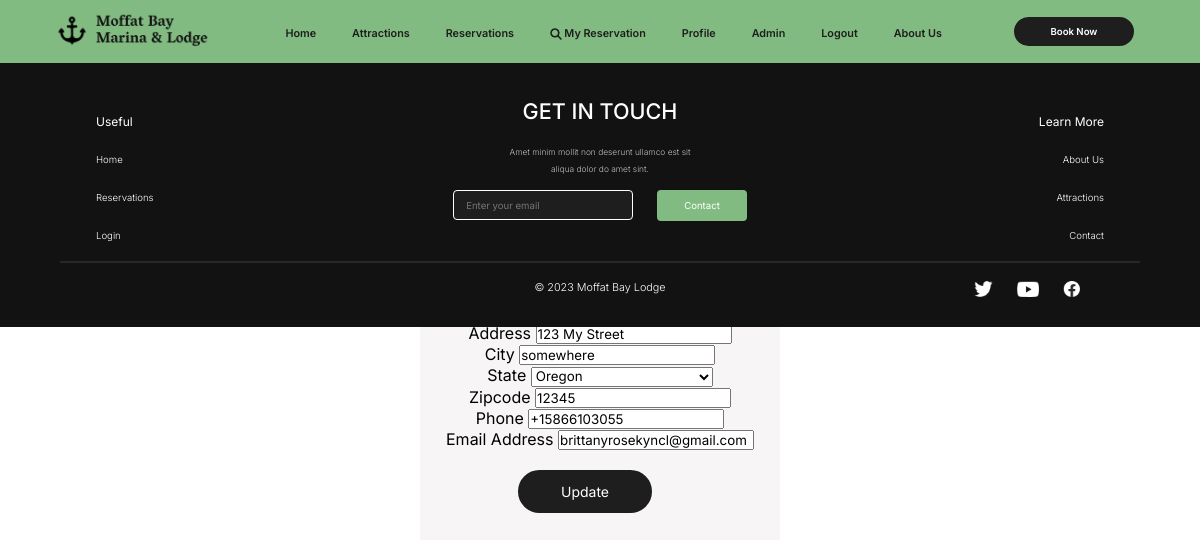
/profile/update_profile/ (signed in), run on an earlier commit of the app's database.
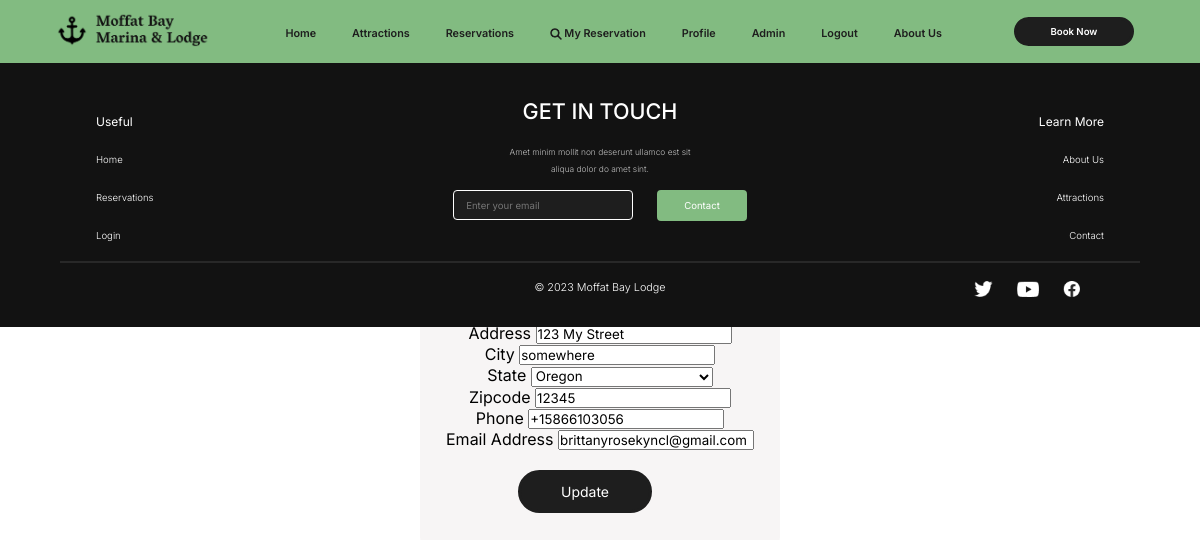
And on a later commit of the database.
### account/models.py (models this page shows, shortened)
class Account(AbstractBaseUser):
    email = models.EmailField(verbose_name="email", max_length=60, unique=True)
    first_name = models.CharField(max_length=50,verbose_name="First Name", null=True, blank=True)
    last_name = models.CharField(max_length=50,verbose_name="Last Name", null=True, blank=True)
    street = models.CharField(max_length=50,verbose_name="Address", null=True, blank=True)
    city = models.CharField(max_length=50,verbose_name="City", null=True, blank=True)
    state = models.CharField(max_length=50,verbose_name="State", null=True, blank=True)
    zip = models.CharField(max_length=8,verbose_name="Zipcode", null=True, blank=True)
    phone = PhoneNumberField(verbose_name="Phone Number", blank=True, null=True)
    date_joined = models.DateTimeField(verbose_name="date joined", auto_now_add=True)
    last_login = models.DateTimeField(verbose_name="last login", auto_now=True)
    is_admin = models.BooleanField(default=False)
    is_active = models.BooleanField(default=True)
    is_staff = models.BooleanField(default=False)
    is_superuser = models.BooleanField(default=False)
    hide_email = models.BooleanField(default=True)
    image = models.ImageField(default='profile_pics/default.jpg', upload_to='profile_pics')
    objects = MyAccountManager()
    USERNAME_FIELD = 'email'
    REQUIRED_FIELDS = ['first_name', 'last_name']

### account/views.py (the view)
# urls.py: path('profile/update_profile/', account_views.update_profie, name='update_profile'),
@login_required
def update_profie(request):
    if request.method == 'POST':
        form = AccountUpdateForm(request.POST, request.FILES, instance=request.user)
        if form.is_valid():
            form.save()
            messages.success(request, f'Your account information has been updated!')
            return redirect('profile')
    else:
        form = AccountUpdateForm(instance=request.user)
    context = {
        'form' : form,
        'title': 'Update Profile',
    }
    return render(request, 'account/update_profile.html', context)

### account/forms.py
class AccountUpdateForm(forms.ModelForm):
    email = forms.EmailField(label="Email Address", required=False)
    phone = PhoneNumberField(widget=PhoneNumberPrefixWidget(initial='US'), label="Phone Number", required=False)
    first_name = forms.CharField(label="First Name", required=False)
    last_name = forms.CharField(label="Last Name", required=False)
    state = forms.ChoiceField(choices=STATE_CHOICES, required=False)
    class Meta:
        model = Account
        fields =['first_name', 'last_name', 'street', 'city', 'state', 'zip', 'phone', 'email']

### account/templates/account/update_profile.html (shortened to what this page needs)
{% extends "reservations/base.html" %}
{% load crispy_forms_tags %}
{% load static %}
{% block css %}
<link rel="stylesheet" type="text/css" href="{% static 'reservations/accounts.css' %}"/>
{% endblock %}
{% block content %}
<div class="banner">
    <div class="overlay">
            <div class="text-content">
                <h3>Update {{user.first_name}} {{user.last_name}}'s Profile:</h3></br>
                <form method="POST">
                    <fieldset class="form-group">
                        {{ form|crispy}}
                    </fieldset>
                    <div class="menu-item">
                        <button type="submit">Update</button></br></br>
                    </div>
                </form>
                </div>
            </div>
        </div>
{% endblock content %}

What changed in the data, as far as the page shows it:
changed Account "123 My Street": phone "+15866103055" → "+15866103056"
